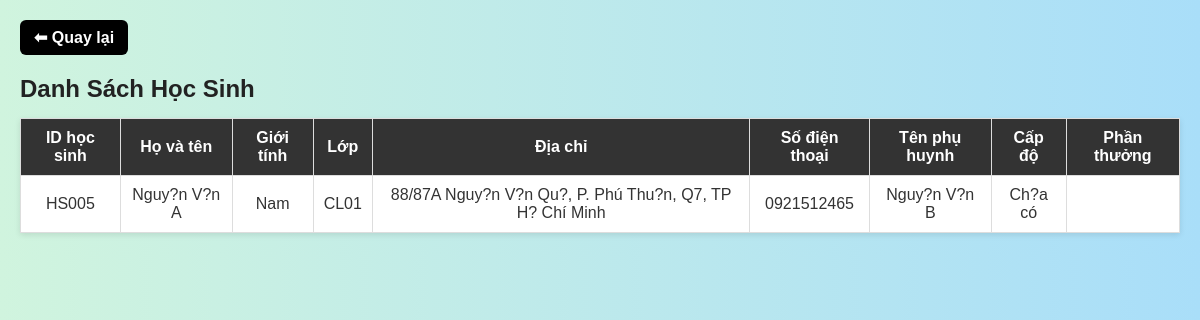
The app's page /Giao_Dien_WEB/Giao_Dien_WEB/login_teacher_ds_hs.php (signed in) with its own data.
### tables this page shows
CREATE TABLE `hocsinh` (
  `ID_HS` varchar(20) NOT NULL,
  `ID` varchar(20) NOT NULL,
  `Ten_PH` varchar(30) DEFAULT NULL,
  `ID_PH` varchar(20) DEFAULT NULL,
  `ID_Lop` varchar(20) DEFAULT NULL,
  `Ten` varchar(100) NOT NULL,
  `DiaChi` varchar(255) DEFAULT NULL,
  `SDT` varchar(12) DEFAULT NULL,
  `GioiTinh` varchar(10) DEFAULT NULL,
  `CapDo` varchar(50) DEFAULT NULL,
  `PhanThuong` varchar(255) DEFAULT NULL,
  `TienDoHocTap` varchar(255) DEFAULT NULL,
  `ID_GV` varchar(20) DEFAULT NULL
);

### Giao_Dien_WEB/Giao_Dien_WEB/login_teacher_ds_hs.php (the view, shortened to what this page needs)
<?php
require '../config/config.php';
$lopday = $_SESSION['lopday'] ?? null;
$studentList = [];
if ($lopday) {
    $sql = "SELECT ID_HS, Ten, GioiTinh, ID_Lop, DiaChi, SDT, Ten_PH, CapDo, PhanThuong
            FROM hocsinh
            WHERE ID_Lop = '$lopday' ";
    $result = $conn->query($sql);
    if ($result && $result->num_rows > 0) {
        while ($row = $result->fetch_assoc()) {
            $studentList[] = $row;
        }
    }
}
?>
<!DOCTYPE html>
<html lang="en">
<head>
  <link rel="stylesheet" href="login_teacher_ds_hs.css">
</head>
<body>
  <p class="button"><a href="login_teacher.php">⬅ Quay lại</a></p>
  <h2>Danh Sách Học Sinh</h2>
  <table>
    <thead>
      <tr>
        <th>ID học sinh</th>
        <th>Họ và tên</th>
        <th>Giới tính</th>
        <th>Lớp</th>
        <th>Địa chỉ</th>
        <th>Số điện thoại</th>
        <th>Tên phụ huynh</th>
        <th>Cấp độ</th>
        <th>Phần thưởng</th>
      </tr>
    </thead>
    <tbody>
      <?php if (!empty($studentList)): ?>
        <?php foreach ($studentList as $student): ?>
          <tr>
            <td><?php echo $student['ID_HS']; ?></td>
            <td><?php echo $student['Ten']; ?></td>
            <td><?php echo $student['GioiTinh']; ?></td>
            <td><?php echo $student['ID_Lop']; ?></td>
            <td><?php echo $student['DiaChi']; ?></td>
            <td><?php echo $student['SDT']; ?></td>
            <td><?php echo $student['Ten_PH']; ?></td>
            <td><?php echo $student['CapDo']; ?></td>
            <td><?php echo $student['PhanThuong']; ?></td>
          </tr>
        <?php endforeach; ?>
      <?php else: ?>
        <tr>
          <td colspan="9">Không có học sinh nào</td>
        </tr>
      <?php endif; ?>
    </tbody>
  </table>
</body>
</html>

### Giao_Dien_WEB/Giao_Dien_WEB/login_teacher_ds_hs.css (style rules this page uses)
body { font-family: Arial, sans-serif; margin: 20px; background: linear-gradient(to right, #d0f4de, #a9def9); color: #333; }
.button a { display: inline-block; background: #000; color: #fff; padding: 8px 14px; border-radius: 6px; text-decoration: none; font-weight: bold; }
h2 { margin: 20px 0 10px; color: #222; }
table { width: 100%; border-collapse: collapse; margin-top: 15px; background: #fff; box-shadow: 0 2px 6px rgba(0,0,0,0.1); }
table th, table td { border: 1px solid #ddd; padding: 10px; text-align: center; }
table th { background: #333; color: white; }

### records on screen
hocsinh: ID_HS "HS005", Ten "Nguy?n V?n A", GioiTinh "Nam", ID_Lop "CL01", DiaChi "88/87A Nguy?n V?n Qu?, P. Phú Thu?n, Q7, TP H? Chí Minh", SDT "0921512465", Ten_PH "Nguy?n V?n B", CapDo "Ch?a có"
